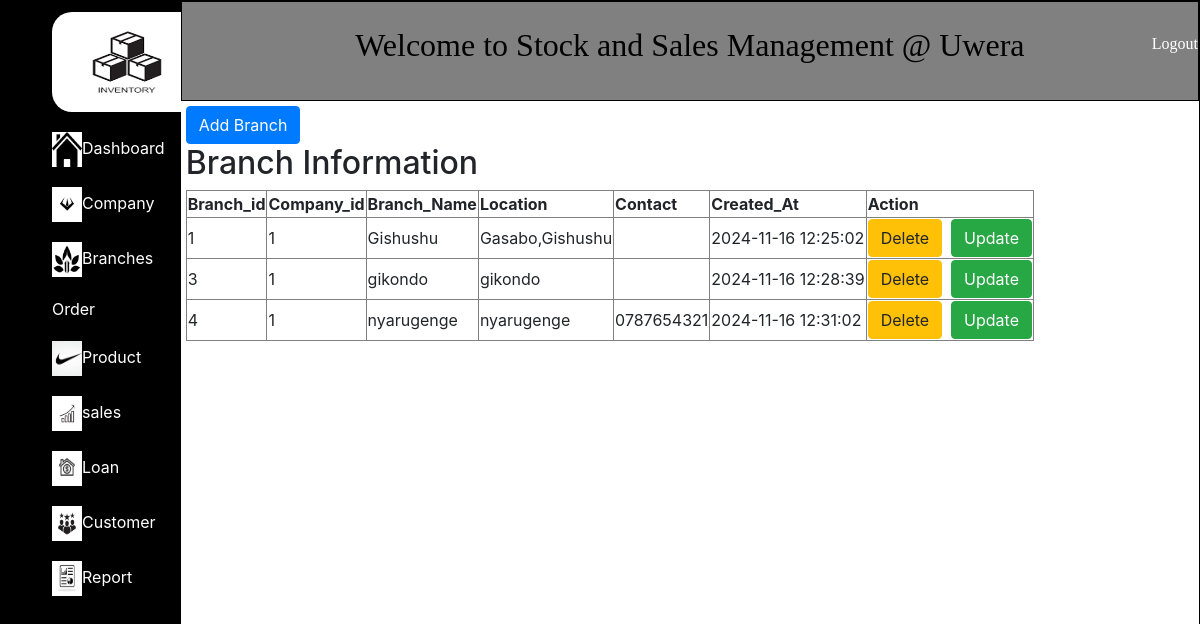
Screenshot of /viewBranch.php (signed in) with the database file from the repository.
### tables this page shows
CREATE TABLE `branches` (
  `Branch_id` int(11) NOT NULL,
  `Company_id` int(11) NOT NULL,
  `Name` varchar(100) NOT NULL,
  `Location` varchar(100) NOT NULL,
  `Contact` varchar(15) NOT NULL,
  `Created_at` timestamp NOT NULL DEFAULT current_timestamp() ON UPDATE current_timestamp()
);

### viewBranch.php (the view, shortened to what this page needs)
<?php
if(isset($_SESSION['FullName'])){
  $name=$_SESSION['FullName'];
}
?>
<!DOCTYPE html>
<html lang="en">
<head>
    <link rel="stylesheet" href="index.css">
  <link rel="stylesheet" href="https://cdn.jsdelivr.net/npm/bootstrap@4.6.2/dist/css/bootstrap.min.css">
</head>
<body>
    <div class="body">
    <div class="nav">
    <ul>
           <li><img src="images/logo.png" alt="" style="width: 150px; height:100px; border-radius:20px; "></li>
            <li><img src="images/home.png" alt="" style="width: 30px; height:35px; "><a href="home.php">Dashboard</a></li>
            <li><img src="images/company.png" alt="" style="width: 30px; height:35px; "><a href="company.php">Company</a></li>
            <li><img src="images/branch.png" alt="" style="width: 30px; height:35px; "><a href="branch.php">Branches</a></li>
            <li><a href="#">Order</a></li>
            <li><img src="images/product.jpg" alt="" style="width: 30px; height:35px; "><a href="product.php">Product</a></li>
            <li><img src="images/sales.png" alt="" style="width: 30px; height:35px; "><a href="sales.php">sales</a></li>
            <li><img src="images/loan.jpg" alt="" style="width: 30px; height:35px; "><a href="loan.php">Loan</a></li>
            <li><img src="images/customer.png" alt="" style="width: 30px; height:35px; "><a href="customer.php">Customer</a></li>
            <li><img src="images/report.jpg" alt="" style="width: 30px; height:35px; "><a href="report.php">Report</a></li>
        </ul>
    </div>
    <div class="header">
        <center>
            <br>
            <h2>Welcome to Stock and Sales Management @
                <?php
                echo $name;
                ?>
            </h2>
            <a href="logout.php" style="float: right;margin-top:-40px;color:white;">Logout</a>
        </center>
    </div>
    <div class="left" style="margin: 5px;">
    <a href="branch.php" class="btn btn-primary">Add Branch</a><br>
        <h2>Branch Information</h2>
    <table border="1">
        <tr>
            <th>Branch_id</th>
            <th>Company_id</th>
            <th>Branch_Name</th>
            <th>Location</th>
            <th>Contact</th>
            <th>Created_At</th>
            <th colspan="2">Action</th>
            <?php
require"connection.php";
$s="select * from Branches";
$q=mysqli_query($conn,$s);
if(mysqli_num_rows($q)>0){
    while($row=mysqli_fetch_assoc($q)){
?>
        </tr>
        <tr><td><?php echo $row['Branch_id'] ?></td>
        <td><?php echo $row['Company_id'] ?></td>
        <td><?php echo $row['Name'] ?></td>
        <td><?php echo $row['Location'] ?></td>
        <td><?php echo $row['Contact'] ?></td>
        <td><?php echo $row['Created_at'] ?></td>
        <td>
            <a href="#" class="btn btn-warning">Delete</a>&nbsp;
            <a href="#" class="btn btn-success">Update</a>
        </td>
        </tr>
        <?php
        }}
        ?>
    </table>
    </div>
    </div>
</body>
</html>

### index.css (style rules this page uses)
.header { width: 85%; height: 100px; border: 1px solid black; background-color: grey; color: black; font-family:algerian; float: left; }
.nav { width: 15%; height: 1500px; border: 1px solid black; float: left; background-color: black; margin: 0px; }
.nav li { display: block; color: white; padding: 10px; }
.nav li a { color: white; text-decoration: none; }
.left { width: 75%; height: auto; border: none; float: left; margin: 0px; }
.body { width: 100%; min-height: 1500px; border: 1px solid black; box-sizing: border-box; }

### rows the page displays
branches: Branch_id "1", Company "1", Name "Gishushu", Location "Gasabo,Gishushu", Created_at "2024-11-16 12:25:02"
branches: Branch_id "3", Company "1", Name "gikondo", Location "gikondo", Created_at "2024-11-16 12:28:39"
branches: Branch_id "4", Company "1", Name "nyarugenge", Location "nyarugenge", Contact "0787654321", Created_at "2024-11-16 12:31:02"

### other values shown
$name "Uwera"
